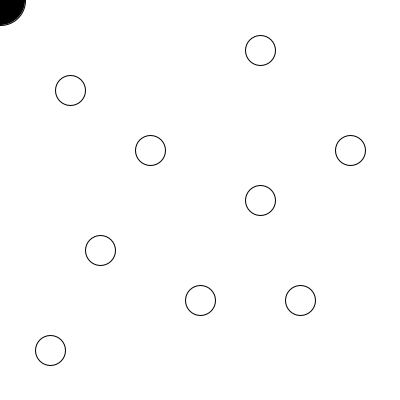
Frame 1 (no input)
Frame 60 (the mouse pressed at the canvas centre just before this capture): identical to frame 1, image omitted
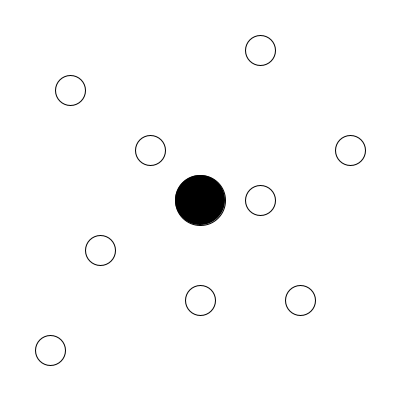
Frame 120 (the mouse held since frame 60 and released just before this capture)

The Processing sketch that drew these frames (run headless with seeded random() and noise(); from frame 60 on, the mouse is pressed at the canvas centre):

// Processing sketch: processing_74385
// ── processing_74385.pde

void setup() {
  size(400, 400);
  fill(255,255,255);
  background(400);

}

void draw() {
  background(255,255,255);
  
  if(dist(260, 200, mouseX, mouseY) > 30){
    fill(255,255,255);
    ellipse(260, 200, 30, 30);
  }else{
    fill(255,255,255);
    ellipse(width, height, 30, 30);
  }
  
  if(dist(70, 90, mouseX, mouseY) > 30){
    fill(255,255,255);
    ellipse(70, 90, 30, 30);
  }else{
    fill(255,255,255);
    ellipse(width, height, 30, 30);
  }
  
    if(dist(100, 250, mouseX, mouseY) > 30){
    fill(255,255,255);
    ellipse(100, 250, 30, 30);
  }else{
    fill(255,255,255);
    ellipse(width, height, 30, 30);
  }
  
   if(dist(260, 50, mouseX, mouseY) > 30){
    fill(255,255,255);
    ellipse(260, 50, 30, 30);
  }else{
    fill(255,255,255);
    ellipse(width, height, 30, 30);
  }
  
    if(dist(50, 350, mouseX, mouseY) > 30){
    fill(255,255,255);
    ellipse(50, 350, 30, 30);
  }else{
    fill(255,255,255);
    ellipse(width, height, 30, 30);
  }
  
  
  if(dist(350, 150, mouseX, mouseY) > 30){
    fill(255,255,255);
    ellipse(350, 150, 30, 30);
  }else{
    fill(255,255,255);
    ellipse(width, height, 30, 30);
  }
  
      if(dist(200, 300, mouseX, mouseY) > 30){
    fill(255,255,255);
    ellipse(200, 300, 30, 30);
  }else{
    fill(255,255,255);
    ellipse(width, height, 30, 30);
  }
  
    if(dist(300, 300, mouseX, mouseY) > 30){
    fill(255,255,255);
    ellipse(300, 300, 30, 30);
  }else{
    fill(255,255,255);
    ellipse(width, height, 30, 30);
  }
  
    if(dist(150, 150, mouseX, mouseY) > 30){
    fill(255,255,255);
    ellipse(150, 150, 30, 30);
  }else{
    fill(255,255,255);
    ellipse(width, height, 30, 30);
  }
  
  smooth();
    smooth();
  fill(0,0,0);
  ellipse(mouseX, mouseY, 50, 50);
  
  
}
